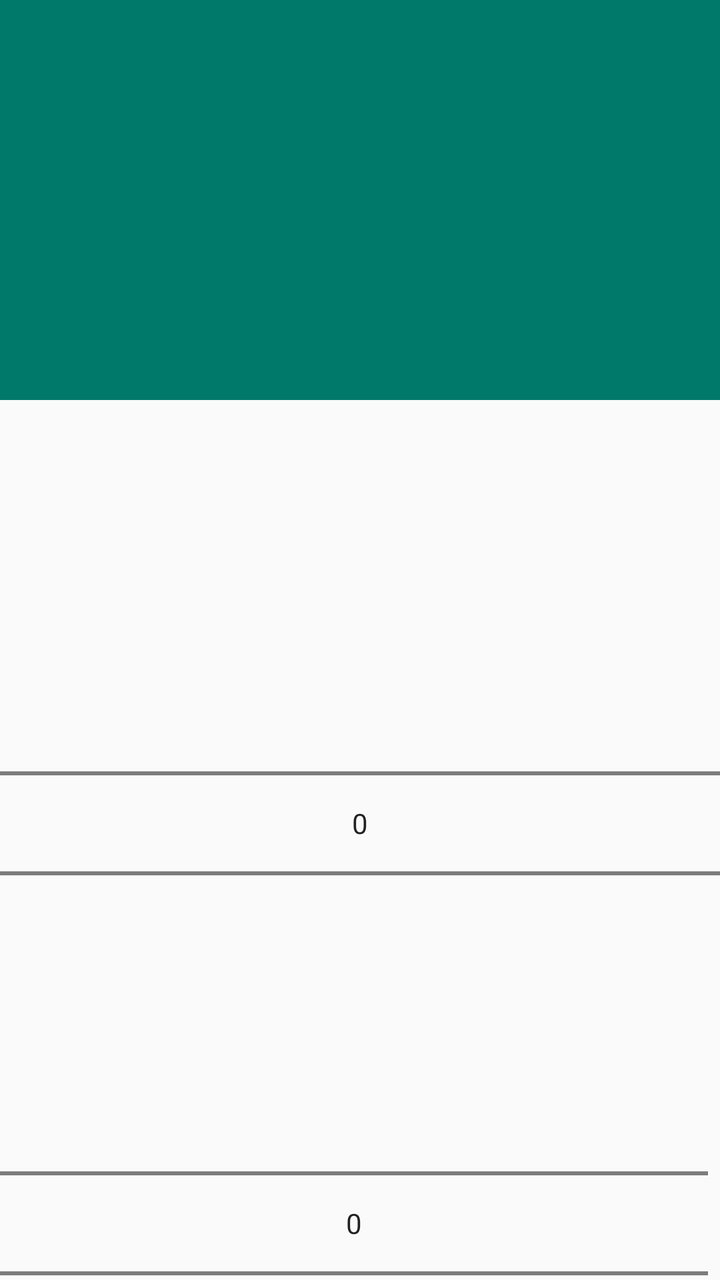
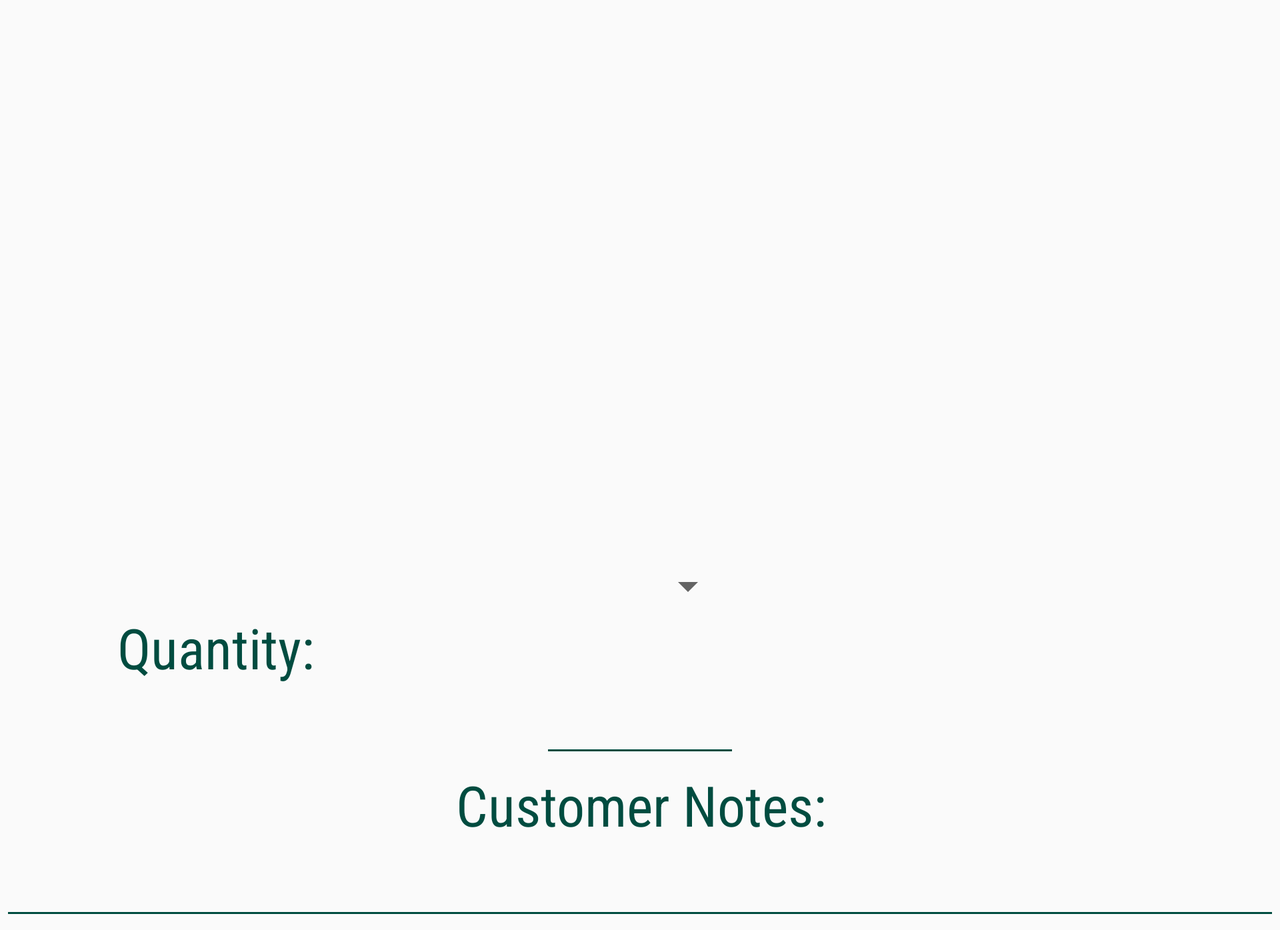

One screen, two layout resources from the same app: the default and the repository's alternative for another configuration. Each is rendered where Android would select it; the XML of both is given below.
<!-- AndroidManifest.xml: application theme AppTheme -->
<!-- res/layout/fragment_product_detail.xml -->
<?xml version="1.0" encoding="utf-8"?>
<LinearLayout
    xmlns:android="http://schemas.android.com/apk/res/android"
    xmlns:app="http://schemas.android.com/apk/res-auto"
    xmlns:tools="http://schemas.android.com/tools"
    android:layout_width="match_parent"
    android:layout_height="match_parent"
    android:orientation="vertical">

    <android.support.design.widget.AppBarLayout
        android:layout_width="match_parent"
        android:layout_height="wrap_content">

        <android.support.design.widget.CollapsingToolbarLayout
            android:layout_width="match_parent"
            android:layout_height="wrap_content"
            app:contentScrim="@color/colorPrimaryDark"
            app:layout_collapseParallaxMultiplier="0.75"
            app:layout_collapseMode="parallax">

            <ImageView
                android:id="@+id/product_iv"
                android:layout_width="match_parent"
                android:layout_height="200dp"
                android:scaleType="centerCrop" />

        </android.support.design.widget.CollapsingToolbarLayout>

    </android.support.design.widget.AppBarLayout>

    <TextView
        style="@style/ProductDetailTextStyle"
        android:id="@+id/name"
        android:layout_width="180dp"
        android:layout_height="wrap_content"
        android:layout_gravity="start" />

    <TextView
        style="@style/ProductDetailTextStyle"
        android:id="@+id/cost"
        android:layout_width="80dp"
        android:layout_height="wrap_content" />

    <TextView
        android:id="@+id/picker_readout"
        android:layout_width="match_parent"
        android:layout_height="wrap_content" />

    <android.widget.NumberPicker
        android:id="@+id/variety_picker"
        android:layout_width="match_parent"
        android:layout_height="160dp"
        android:focusable="false"
        android:descendantFocusability="blocksDescendants"/>

    <View
        android:id="@+id/np_barrier"
        android:layout_width="match_parent"
        android:layout_height="40dp"/>

    <android.widget.NumberPicker
        android:id="@+id/qty_picker"
        android:layout_width="match_parent"
        android:layout_height="160dp"
        android:layout_marginEnd="@dimen/detail_dialog_horiz_margin"
        android:focusable="false"
        android:descendantFocusability="blocksDescendants"/>

    <Button
        android:id="@+id/add_to_cart_btn"
        android:src="@drawable/add_to_cart_btn"
        android:layout_width="match_parent"
        android:layout_height="100dp"
        android:layout_marginBottom="@dimen/vert_margin"
        android:layout_marginTop="@dimen/vert_margin"
        android:layout_marginLeft="@dimen/horiz_margin"
        android:layout_marginRight="@dimen/horiz_margin"
        android:text="@string/add_to_cart_btn_text"
        android:textAllCaps="false"
        android:textColor="@android:color/white"
        android:textSize="@dimen/large_text_size"
        />


</LinearLayout>
<!-- resources referenced by this layout -->
<resources>
  <color name="colorPrimaryDark">#004c40</color>
  <dimen name="detail_dialog_horiz_margin">6dp</dimen>
  <dimen name="horiz_margin">16dp</dimen>
  <dimen name="large_text_size">24sp</dimen>
  <dimen name="vert_margin">16dp</dimen>
  <string name="add_to_cart_btn_text">Add To Cart</string>
  <style name="ProductDetailTextStyle" parent="ProductTextStyle">
          <item name="android:textSize">@dimen/product_detail_screen_text_size</item>
          <item name="android:textColor">@android:color/black</item>
  
      </style>
  <style name="AppTheme" parent="Theme.AppCompat.Light.DarkActionBar">
          
          <item name="colorPrimary">@color/colorPrimary</item>
          <item name="colorPrimaryDark">@color/colorPrimaryDark</item>
          <item name="colorAccent">@color/colorAccent</item>
      </style>
  <style name="ProductTextStyle">
          <item name="android:fontFamily">@string/app_text_font_family</item>
          <item name="android:textSize">@dimen/list_item_text_size</item>
          <item name="android:textColor">@android:color/white</item>
          <item name="android:layout_marginLeft">8dp</item>
      </style>
  <dimen name="product_detail_screen_text_size">42sp</dimen>
  <color name="colorPrimary">#00796b</color>
  <color name="colorAccent">#d32f2f</color>
  <string name="app_text_font_family">sans-serif-condensed</string>
  <dimen name="list_item_text_size">32sp</dimen>
</resources>
<!-- res/layout-w600dp/fragment_product_detail.xml (the repository's variant of the layout above) -->
<!-- drawn on the phone turned sideways -->
<?xml version="1.0" encoding="utf-8"?>
<ScrollView xmlns:android="http://schemas.android.com/apk/res/android"
    xmlns:app="http://schemas.android.com/apk/res-auto"
    xmlns:tools="http://schemas.android.com/tools"
    android:layout_width="match_parent"
    android:layout_height="match_parent">

    <android.support.v7.widget.LinearLayoutCompat
        android:layout_width="match_parent"
        android:layout_height="match_parent"
        android:orientation="vertical">

        <ImageView
            android:id="@+id/product_iv"
            android:layout_width="match_parent"
            android:layout_height="@dimen/detail_screen_iv_height"
            android:layout_alignParentLeft="true"
            android:layout_alignParentStart="true"
            android:layout_alignParentTop="true"
            android:scaleType="centerCrop"
            tools:layout_editor_absoluteX="16dp"
            tools:layout_editor_absoluteY="299dp" />

        <TextView
            android:id="@+id/name"
            android:layout_width="wrap_content"
            android:layout_height="30dp"
            android:textSize="32sp"
            tools:layout_editor_absoluteX="233dp"
            tools:layout_editor_absoluteY="8dp" />

        <TextView
            android:id="@+id/cost"
            android:layout_width="wrap_content"
            android:layout_height="match_parent"
            android:layout_marginBottom="@dimen/list_vert_margin"
            android:layout_marginTop="@dimen/list_vert_margin"
            android:layout_gravity="end"
            android:textSize="32sp" />

        <android.widget.Spinner
            android:id="@+id/product_variety_spinner"
            android:layout_width="368dp"
            android:layout_height="wrap_content"
            android:textSize="24sp"
            tools:layout_editor_absoluteX="8dp"
            tools:layout_editor_absoluteY="237dp" />

        <TextView
            android:id="@+id/qty_label"
            style="@style/ProductTextStyleCartDark"
            android:layout_width="200dp"
            android:layout_height="wrap_content"
            android:gravity="center_horizontal"
            android:text="@string/qty_label"
            tools:layout_editor_absoluteX="16dp"
            tools:layout_editor_absoluteY="199dp" />

        <android.support.v7.widget.AppCompatEditText
            android:id="@+id/qty_value"
            android:onClick="showKeyboard"
            android:layout_width="100dp"
            android:layout_height="wrap_content"
            android:layout_gravity="center_horizontal"
            android:backgroundTint="@color/colorPrimaryDark"
            android:focusable="false" />

        <TextView
            android:id="@+id/cust_notes_label"
            style="@style/ProductTextStyleCartDark"
            android:layout_width="200dp"
            android:layout_height="40dp"
            android:layout_gravity="center_horizontal"
            android:text="@string/cust_notes_label"
            tools:layout_editor_absoluteX="29dp"
            tools:layout_editor_absoluteY="395dp" />

        <android.support.v7.widget.AppCompatEditText
            android:id="@+id/cust_requests_notes"
            android:layout_width="match_parent"
            android:layout_height="wrap_content"
            android:backgroundTint="@color/colorPrimaryDark"
            android:focusable="false" />

    </android.support.v7.widget.LinearLayoutCompat>
</ScrollView>
<!-- resources referenced by the variant -->
<!-- as the phone turned sideways resolves them -->
<resources>
  <color name="colorPrimaryDark">#004c40</color>
  <!-- from res/values-w600dp/ -->
  <dimen name="detail_screen_iv_height">200dp</dimen>
  <!-- from res/values-w600dp/ -->
  <dimen name="list_vert_margin">4dp</dimen>
  <string name="cust_notes_label">Customer Notes: </string>
  <string name="qty_label">Quantity: </string>
  <style name="ProductTextStyleCartDark" parent="ProductTextStyleCart">
          <item name="android:textColor">@color/colorPrimaryDark</item>
      </style>
  <style name="AppTheme" parent="Theme.AppCompat.Light.DarkActionBar">
          
          <item name="colorPrimary">@color/colorPrimary</item>
          <item name="colorPrimaryDark">@color/colorPrimaryDark</item>
          <item name="colorAccent">@color/colorAccent</item>
      </style>
  <style name="ProductTextStyleCart" parent="ProductTextStyle">
          <item name="android:textSize">@dimen/cart_item_text_size</item>
          <item name="android:textColor">@android:color/black</item>
          <item name="android:gravity">top</item>
      </style>
  <color name="colorPrimary">#00796b</color>
  <color name="colorAccent">#d32f2f</color>
  <style name="ProductTextStyle">
          <item name="android:fontFamily">@string/app_text_font_family</item>
          <item name="android:textSize">@dimen/list_item_text_size</item>
          <item name="android:textColor">@android:color/white</item>
          <item name="android:layout_marginLeft">8dp</item>
      </style>
  <!-- from res/values-w600dp/ -->
  <dimen name="cart_item_text_size">28sp</dimen>
  <string name="app_text_font_family">sans-serif-condensed</string>
  <!-- from res/values-w600dp/ -->
  <dimen name="list_item_text_size">42sp</dimen>
</resources>
